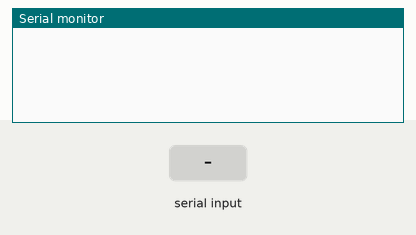
This sketch was run on a simulated Arduino Uno, built with avr-gcc and run on an emulated ATmega328P. On the bench: the last lines printed to the serial monitor. The test bench sets the inputs (shaded band).

Above: at 1.2 s.
1.3 s: "90,45\n" received over Serial
At 1.9 s:
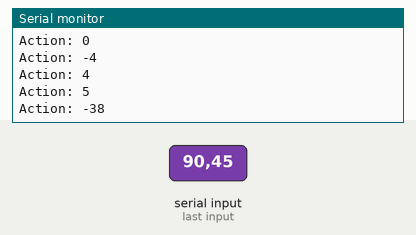
2.8 s: byte 0 (0) received over Serial
At 3.3 s:
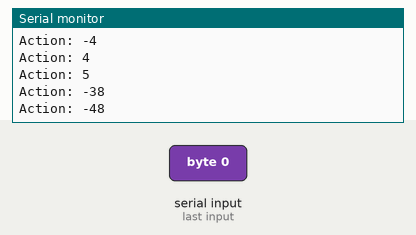
4.3 s: byte 1 (1) received over Serial
At 5.5 s:
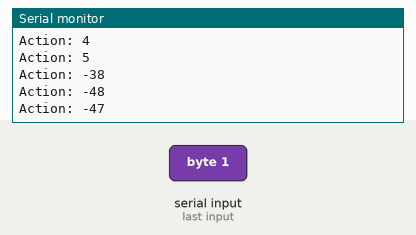
5.8 s: "30,150\n" received over Serial
At 6.9 s:
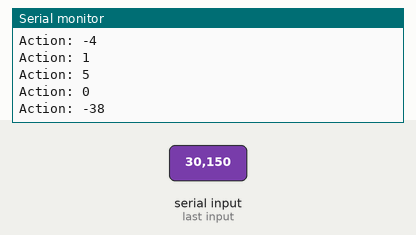
Timing chart, 0 to 8.3 s (numbered marks = the images above; inputs shaded):
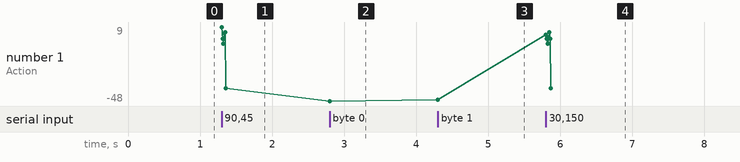

Measured:
- after the input at 1.3 s, the serial monitor: prints a new line at once (image 1)
- after the input at 2.8 s, the serial monitor: prints a new line at once (image 2)
- after the input at 4.3 s, the serial monitor: prints a new line at once (image 3)
- after the input at 5.8 s, the serial monitor: prints a new line at once (image 4)
- plotted number 1: -38 → -48 after the input at 2.8 s, -48 → -47 after the input at 4.3 s, -47 → -38 after the input at 5.8 s

The sketch:

controller_arduino.ino
```cpp
void setup() {
  Serial.begin(9600);
}

void loop() {
  if (Serial.available()) {
    int cmd = Serial.read() - '0';  // '0' to '2'

    switch (cmd) {
      case 0: // Shoot
        // digitalWrite or USB HID command here
        break;
      case 1: // Pass
        break;
      case 2: // Dribble
        break;
    }

    Serial.print("Action: "); Serial.println(cmd);
  }
}
```
